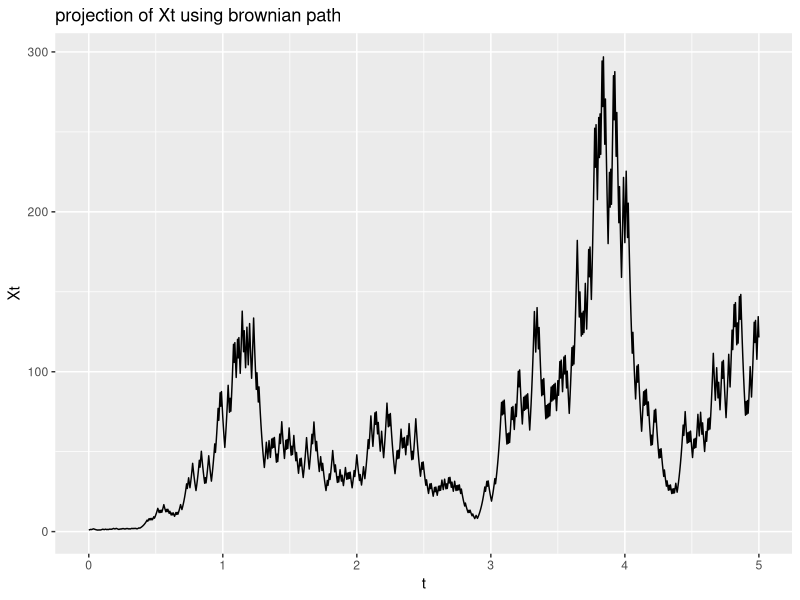
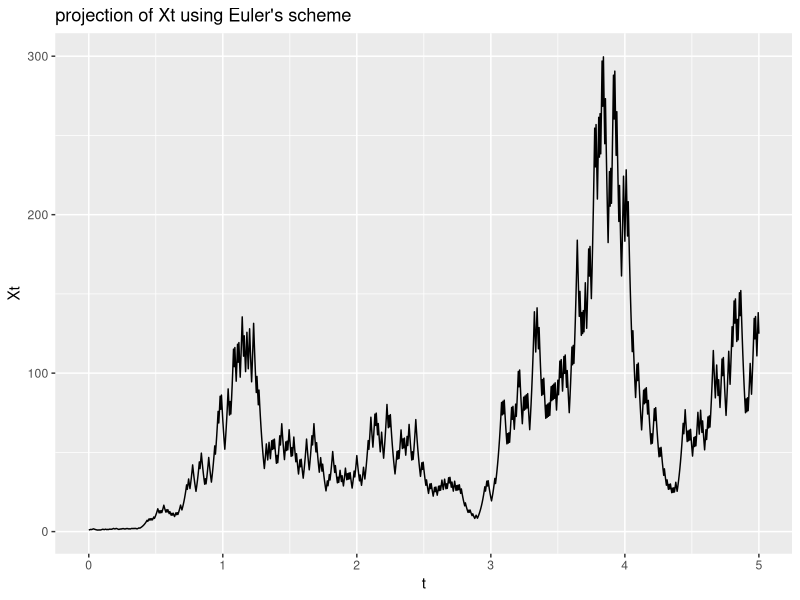
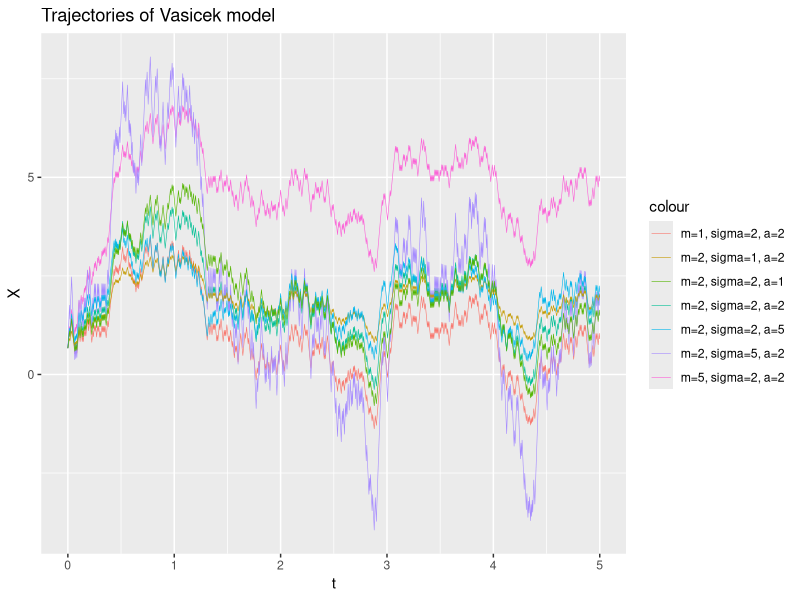
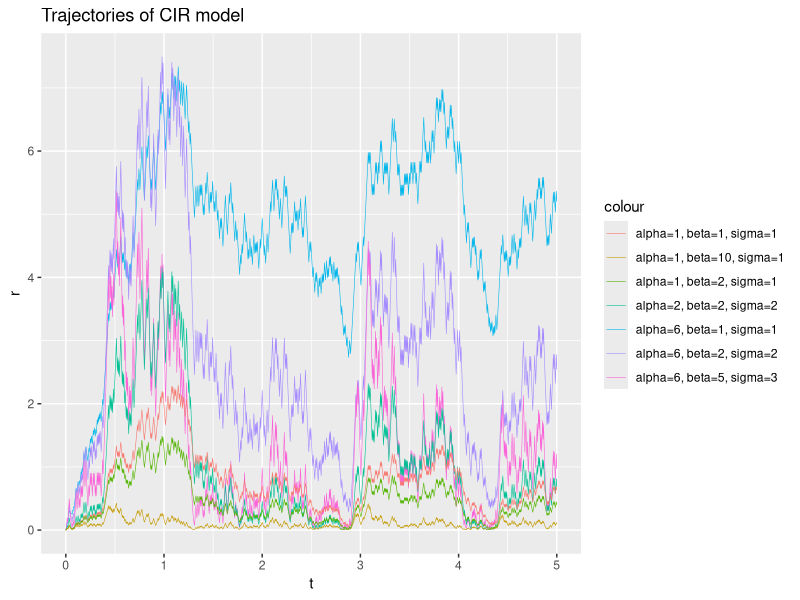

Here is the R script that generated these plots, in order:
## ---- chunk 1
knitr::opts_chunk$set(echo = TRUE)
## ---- chunk 2
library(ggplot2)

Sn <- function(n,T = 5){
  # Create function that produces random walk with step size sqrt(T/n)
  stepsize <- sqrt(T/n)
  Z <- rbinom(n+1,1,0.5)
  Z[Z==1] <- stepsize
  Z[Z==0] <- -stepsize
  B <- rep(0,n+1)
  for ( i in 1:n+1) { 
    B[i] = B[i-1] + Z[i] }
  return(B)
}

# Now plot the process Xn(t) for n = 1000 using a Brownian path
T <- 5
n <- 1000
B <- Sn(n)
t <- seq(0,T,length.out = length(B))
X <- exp(1.5*B+(2-1.5**2/2)*t)
dd1 <- as.data.frame(cbind(t,X))
q1 <- ggplot(data=dd1, aes(x=t)) + 
  geom_line(aes(y=X)) +
  ggtitle("projection of Xt using brownian path")+
  ylab("Xt") + xlab("t") 
q1

# Using the same Brownian with Euler's scheme
E <- rep(1,n+1)
for ( i in 1:n+1) { 
    E[i] = E[i-1] + 1.5*E[i-1]*(B[i]-B[i-1]) + 2*E[i-1]*T/n }
dd2 <- as.data.frame(cbind(t,E))
q2 <- ggplot(data=dd2, aes(x=t)) + 
  geom_line(aes(y=E)) +
  ggtitle("projection of Xt using Euler's scheme")+
  ylab("Xt") + xlab("t") 
q2

## ---- chunk 3
m1 <- 2
sigma1 <- 2
a1 <- 2
x1 <- 2/3
V1 <- rep(x1,n+1)
for ( i in 1:n+1) { 
    V1[i] = V1[i-1] + sigma1*(B[i]-B[i-1]) + a1*(m1-V1[i-1])*T/n }

m2 <- 1
V2 <- rep(x1,n+1)
for ( i in 1:n+1) { 
    V2[i] = V2[i-1] + sigma1*(B[i]-B[i-1]) + a1*(m2-V2[i-1])*T/n }

m3 <- 5
V3 <- rep(x1,n+1)
for ( i in 1:n+1) { 
    V3[i] = V3[i-1] + sigma1*(B[i]-B[i-1]) + a1*(m3-V3[i-1])*T/n }

sigma4 <- 5
V4 <- rep(x1,n+1)
for ( i in 1:n+1) { 
    V4[i] = V4[i-1] + sigma4*(B[i]-B[i-1]) + a1*(m1-V4[i-1])*T/n }

sigma5 <- 1
V5 <- rep(x1,n+1)
for ( i in 1:n+1) { 
    V5[i] = V5[i-1] + sigma5*(B[i]-B[i-1]) + a1*(m1-V5[i-1])*T/n }

a6 <- 5
V6 <- rep(x1,n+1)
for ( i in 1:n+1) { 
    V6[i] = V6[i-1] + sigma1*(B[i]-B[i-1]) + a6*(m1-V6[i-1])*T/n }

a7 <- 1
V7 <- rep(x1,n+1)
for ( i in 1:n+1) { 
    V7[i] = V7[i-1] + sigma1*(B[i]-B[i-1]) + a7*(m1-V7[i-1])*T/n }

ggplot() +
  geom_line(aes(x = t, y = V1, colour = "m=2, sigma=2, a=2"), size = 0.2) +
  geom_line(aes(x = t, y = V2, colour = "m=1, sigma=2, a=2"), size = 0.2) +
  geom_line(aes(x = t, y = V3, colour = "m=5, sigma=2, a=2"), size = 0.2) +
  geom_line(aes(x = t, y = V4, colour = "m=2, sigma=5, a=2"), size = 0.2) +
  geom_line(aes(x = t, y = V5, colour = "m=2, sigma=1, a=2"), size = 0.2) +
  geom_line(aes(x = t, y = V6, colour = "m=2, sigma=2, a=5"), size = 0.2) +
  geom_line(aes(x = t, y = V7, colour = "m=2, sigma=2, a=1"), size = 0.2) +
  labs(title = "Trajectories of Vasicek model", x = "t", y = "X")


## ---- chunk 4
alpha1 <- 6
beta1 <- 1
sig1 <- 1
r0 <- 0
CIR1 <- rep(r0,n+1)
for ( i in 1:n+1) { 
    CIR1[i] = CIR1[i-1] + sig1*sqrt(CIR1[i-1])*(B[i]-B[i-1]) + (alpha1-beta1*CIR1[i-1])*T/n }

beta2 <- 2
sig2 <- 2
CIR2 <- rep(r0,n+1)
for ( i in 1:n+1) { 
    CIR2[i] = CIR2[i-1] + sig2*sqrt(CIR2[i-1])*(B[i]-B[i-1]) + (alpha1-beta2*CIR2[i-1])*T/n }

beta3 <- 5
sig3 <- 3
CIR3 <- rep(r0,n+1)
for ( i in 1:n+1) { 
    CIR3[i] = CIR3[i-1] + sig3*sqrt(CIR3[i-1])*(B[i]-B[i-1]) + (alpha1-beta3*CIR3[i-1])*T/n }

alpha4 <- 2
beta4 <- 2
sig4 <- 2
CIR4 <- rep(r0,n+1)
for ( i in 1:n+1) { 
    CIR4[i] = CIR4[i-1] + sig4*sqrt(CIR4[i-1])*(B[i]-B[i-1]) + (alpha4-beta4*CIR4[i-1])*T/n }

alpha5 <- 1
beta5 <- 1
sig5 <- 1
CIR5 <- rep(r0,n+1)
for ( i in 1:n+1) { 
    CIR5[i] = CIR5[i-1] + sig5*sqrt(CIR5[i-1])*(B[i]-B[i-1]) + (alpha5-beta5*CIR5[i-1])*T/n }

alpha6 <- 1
beta6 <- 2
sig6 <- 1
CIR6 <- rep(r0,n+1)
for ( i in 1:n+1) { 
    CIR6[i] = CIR6[i-1] + sig6*sqrt(CIR6[i-1])*(B[i]-B[i-1]) + (alpha6-beta6*CIR6[i-1])*T/n }

alpha7 <- 1
beta7 <- 0.1
sig7 <- 3.7
CIR7 <- rep(r0,n+1)
for ( i in 1:n+1) { 
    CIR7[i] = CIR7[i-1] + sig7*sqrt(CIR7[i-1])*(B[i]-B[i-1]) + (alpha7-beta7*CIR7[i-1])*T/n }

alpha8 <- 1
beta8 <- 10
sig8 <- 1
CIR8 <- rep(r0,n+1)
for ( i in 1:n+1) { 
    CIR8[i] = CIR8[i-1] + sig8*sqrt(CIR8[i-1])*(B[i]-B[i-1]) + (alpha8-beta8*CIR8[i-1])*T/n }

ggplot() +
  geom_line(aes(x = t, y = CIR1, colour = 'alpha=6, beta=1, sigma=1'), size = 0.2) +
  geom_line(aes(x = t, y = CIR2, colour = 'alpha=6, beta=2, sigma=2'), size = 0.2) +
  geom_line(aes(x = t, y = CIR3, colour = 'alpha=6, beta=5, sigma=3'), size = 0.2) +
  geom_line(aes(x = t, y = CIR4, colour = 'alpha=2, beta=2, sigma=2'), size = 0.2) +
  geom_line(aes(x = t, y = CIR5, colour = 'alpha=1, beta=1, sigma=1'), size = 0.2) +
  geom_line(aes(x = t, y = CIR6, colour = 'alpha=1, beta=2, sigma=1'), size = 0.2) +
  geom_line(aes(x = t, y = CIR8, colour = 'alpha=1, beta=10, sigma=1'), size = 0.2) +
  labs(title = "Trajectories of CIR model", x = "t", y = "r")



